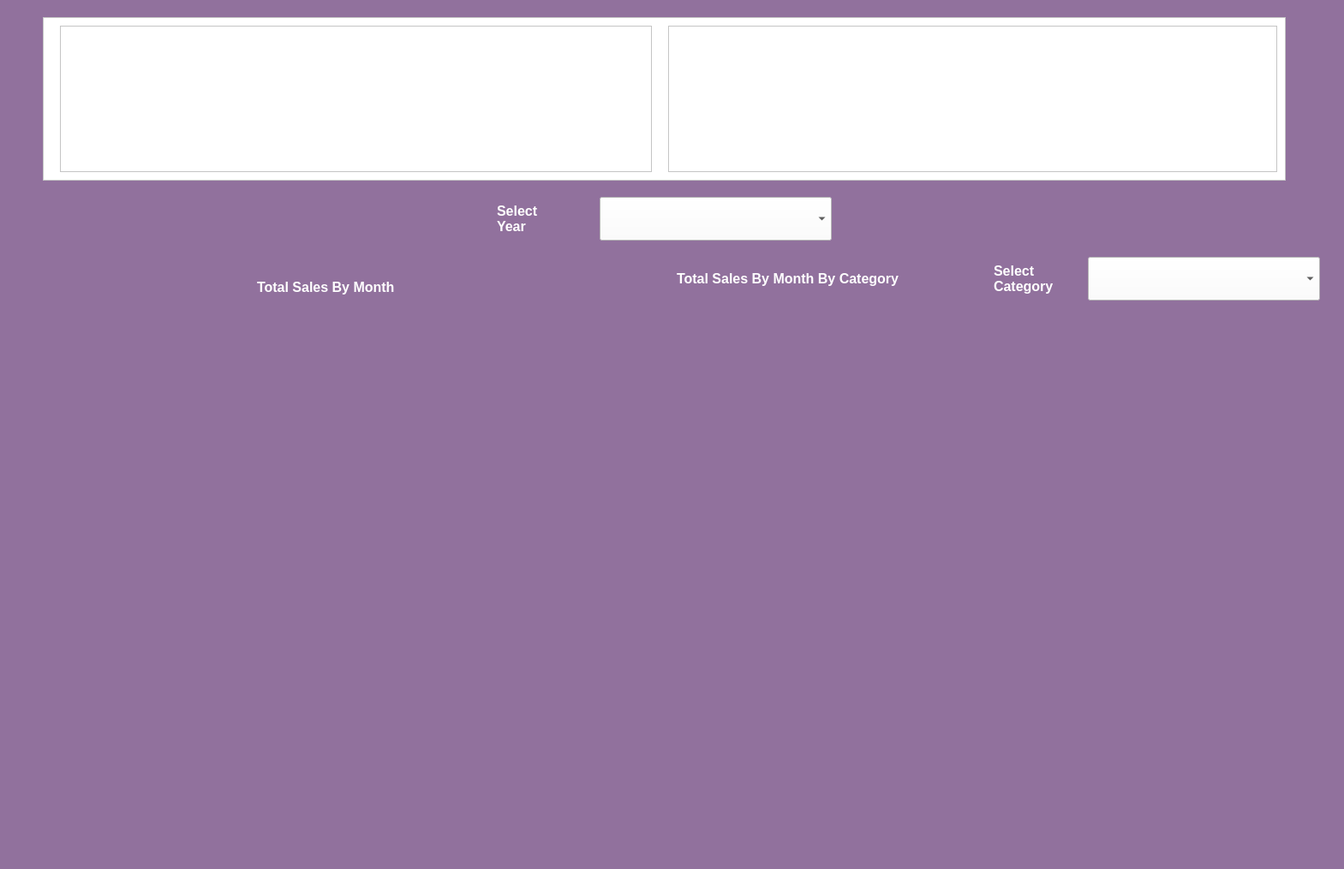
<?xml version="1.0" encoding="UTF-8"?>
<ui version="4.0">
 <class>Dialog</class>
 <widget class="QDialog" name="Dialog">
  <property name="geometry">
   <rect>
    <x>0</x>
    <y>0</y>
    <width>1569</width>
    <height>1015</height>
   </rect>
  </property>
  <property name="windowTitle">
   <string>Time Series Analysis</string>
  </property>
  <property name="styleSheet">
   <string notr="true">background-color: rgb(145, 113, 157);</string>
  </property>
  <widget class="QFrame" name="frame">
   <property name="geometry">
    <rect>
     <x>50</x>
     <y>20</y>
     <width>1451</width>
     <height>191</height>
    </rect>
   </property>
   <property name="styleSheet">
    <string notr="true">background-color: rgb(255, 255, 255);</string>
   </property>
   <property name="frameShape">
    <enum>QFrame::StyledPanel</enum>
   </property>
   <property name="frameShadow">
    <enum>QFrame::Raised</enum>
   </property>
   <widget class="QFrame" name="frame_2">
    <property name="geometry">
     <rect>
      <x>20</x>
      <y>10</y>
      <width>691</width>
      <height>171</height>
     </rect>
    </property>
    <property name="styleSheet">
     <string notr="true">background-image: url(time series_2_small.jpg);</string>
    </property>
    <property name="frameShape">
     <enum>QFrame::StyledPanel</enum>
    </property>
    <property name="frameShadow">
     <enum>QFrame::Raised</enum>
    </property>
   </widget>
   <widget class="QFrame" name="frame_3">
    <property name="geometry">
     <rect>
      <x>730</x>
      <y>10</y>
      <width>711</width>
      <height>171</height>
     </rect>
    </property>
    <property name="styleSheet">
     <string notr="true">background-image: url(customer5.jpg);</string>
    </property>
    <property name="frameShape">
     <enum>QFrame::StyledPanel</enum>
    </property>
    <property name="frameShadow">
     <enum>QFrame::Raised</enum>
    </property>
   </widget>
  </widget>
  <widget class="QLabel" name="label">
   <property name="geometry">
    <rect>
     <x>1160</x>
     <y>300</y>
     <width>101</width>
     <height>50</height>
    </rect>
   </property>
   <property name="sizePolicy">
    <sizepolicy hsizetype="Fixed" vsizetype="Preferred">
     <horstretch>0</horstretch>
     <verstretch>0</verstretch>
    </sizepolicy>
   </property>
   <property name="minimumSize">
    <size>
     <width>4</width>
     <height>0</height>
    </size>
   </property>
   <property name="palette">
    <palette>
     <active>
      <colorrole role="WindowText">
       <brush brushstyle="SolidPattern">
        <color alpha="255">
         <red>255</red>
         <green>255</green>
         <blue>255</blue>
        </color>
       </brush>
      </colorrole>
      <colorrole role="Button">
       <brush brushstyle="SolidPattern">
        <color alpha="255">
         <red>145</red>
         <green>113</green>
         <blue>157</blue>
        </color>
       </brush>
      </colorrole>
      <colorrole role="Base">
       <brush brushstyle="SolidPattern">
        <color alpha="255">
         <red>145</red>
         <green>113</green>
         <blue>157</blue>
        </color>
       </brush>
      </colorrole>
      <colorrole role="Window">
       <brush brushstyle="SolidPattern">
        <color alpha="255">
         <red>145</red>
         <green>113</green>
         <blue>157</blue>
        </color>
       </brush>
      </colorrole>
     </active>
     <inactive>
      <colorrole role="WindowText">
       <brush brushstyle="SolidPattern">
        <color alpha="255">
         <red>255</red>
         <green>255</green>
         <blue>255</blue>
        </color>
       </brush>
      </colorrole>
      <colorrole role="Button">
       <brush brushstyle="SolidPattern">
        <color alpha="255">
         <red>145</red>
         <green>113</green>
         <blue>157</blue>
        </color>
       </brush>
      </colorrole>
      <colorrole role="Base">
       <brush brushstyle="SolidPattern">
        <color alpha="255">
         <red>145</red>
         <green>113</green>
         <blue>157</blue>
        </color>
       </brush>
      </colorrole>
      <colorrole role="Window">
       <brush brushstyle="SolidPattern">
        <color alpha="255">
         <red>145</red>
         <green>113</green>
         <blue>157</blue>
        </color>
       </brush>
      </colorrole>
     </inactive>
     <disabled>
      <colorrole role="WindowText">
       <brush brushstyle="SolidPattern">
        <color alpha="255">
         <red>120</red>
         <green>120</green>
         <blue>120</blue>
        </color>
       </brush>
      </colorrole>
      <colorrole role="Button">
       <brush brushstyle="SolidPattern">
        <color alpha="255">
         <red>145</red>
         <green>113</green>
         <blue>157</blue>
        </color>
       </brush>
      </colorrole>
      <colorrole role="Base">
       <brush brushstyle="SolidPattern">
        <color alpha="255">
         <red>145</red>
         <green>113</green>
         <blue>157</blue>
        </color>
       </brush>
      </colorrole>
      <colorrole role="Window">
       <brush brushstyle="SolidPattern">
        <color alpha="255">
         <red>145</red>
         <green>113</green>
         <blue>157</blue>
        </color>
       </brush>
      </colorrole>
     </disabled>
    </palette>
   </property>
   <property name="font">
    <font>
     <pointsize>12</pointsize>
     <weight>75</weight>
     <bold>true</bold>
    </font>
   </property>
   <property name="text">
    <string>Select 
Category</string>
   </property>
  </widget>
  <widget class="QLabel" name="label_2">
   <property name="geometry">
    <rect>
     <x>300</x>
     <y>310</y>
     <width>251</width>
     <height>50</height>
    </rect>
   </property>
   <property name="sizePolicy">
    <sizepolicy hsizetype="Fixed" vsizetype="Preferred">
     <horstretch>0</horstretch>
     <verstretch>0</verstretch>
    </sizepolicy>
   </property>
   <property name="minimumSize">
    <size>
     <width>4</width>
     <height>0</height>
    </size>
   </property>
   <property name="palette">
    <palette>
     <active>
      <colorrole role="WindowText">
       <brush brushstyle="SolidPattern">
        <color alpha="255">
         <red>255</red>
         <green>255</green>
         <blue>255</blue>
        </color>
       </brush>
      </colorrole>
      <colorrole role="Button">
       <brush brushstyle="SolidPattern">
        <color alpha="255">
         <red>145</red>
         <green>113</green>
         <blue>157</blue>
        </color>
       </brush>
      </colorrole>
      <colorrole role="Base">
       <brush brushstyle="SolidPattern">
        <color alpha="255">
         <red>145</red>
         <green>113</green>
         <blue>157</blue>
        </color>
       </brush>
      </colorrole>
      <colorrole role="Window">
       <brush brushstyle="SolidPattern">
        <color alpha="255">
         <red>145</red>
         <green>113</green>
         <blue>157</blue>
        </color>
       </brush>
      </colorrole>
     </active>
     <inactive>
      <colorrole role="WindowText">
       <brush brushstyle="SolidPattern">
        <color alpha="255">
         <red>255</red>
         <green>255</green>
         <blue>255</blue>
        </color>
       </brush>
      </colorrole>
      <colorrole role="Button">
       <brush brushstyle="SolidPattern">
        <color alpha="255">
         <red>145</red>
         <green>113</green>
         <blue>157</blue>
        </color>
       </brush>
      </colorrole>
      <colorrole role="Base">
       <brush brushstyle="SolidPattern">
        <color alpha="255">
         <red>145</red>
         <green>113</green>
         <blue>157</blue>
        </color>
       </brush>
      </colorrole>
      <colorrole role="Window">
       <brush brushstyle="SolidPattern">
        <color alpha="255">
         <red>145</red>
         <green>113</green>
         <blue>157</blue>
        </color>
       </brush>
      </colorrole>
     </inactive>
     <disabled>
      <colorrole role="WindowText">
       <brush brushstyle="SolidPattern">
        <color alpha="255">
         <red>120</red>
         <green>120</green>
         <blue>120</blue>
        </color>
       </brush>
      </colorrole>
      <colorrole role="Button">
       <brush brushstyle="SolidPattern">
        <color alpha="255">
         <red>145</red>
         <green>113</green>
         <blue>157</blue>
        </color>
       </brush>
      </colorrole>
      <colorrole role="Base">
       <brush brushstyle="SolidPattern">
        <color alpha="255">
         <red>145</red>
         <green>113</green>
         <blue>157</blue>
        </color>
       </brush>
      </colorrole>
      <colorrole role="Window">
       <brush brushstyle="SolidPattern">
        <color alpha="255">
         <red>145</red>
         <green>113</green>
         <blue>157</blue>
        </color>
       </brush>
      </colorrole>
     </disabled>
    </palette>
   </property>
   <property name="font">
    <font>
     <pointsize>12</pointsize>
     <weight>75</weight>
     <bold>true</bold>
    </font>
   </property>
   <property name="text">
    <string>Total Sales By Month</string>
   </property>
  </widget>
  <widget class="QLabel" name="label_3">
   <property name="geometry">
    <rect>
     <x>790</x>
     <y>300</y>
     <width>351</width>
     <height>50</height>
    </rect>
   </property>
   <property name="sizePolicy">
    <sizepolicy hsizetype="Fixed" vsizetype="Preferred">
     <horstretch>0</horstretch>
     <verstretch>0</verstretch>
    </sizepolicy>
   </property>
   <property name="minimumSize">
    <size>
     <width>4</width>
     <height>0</height>
    </size>
   </property>
   <property name="palette">
    <palette>
     <active>
      <colorrole role="WindowText">
       <brush brushstyle="SolidPattern">
        <color alpha="255">
         <red>255</red>
         <green>255</green>
         <blue>255</blue>
        </color>
       </brush>
      </colorrole>
      <colorrole role="Button">
       <brush brushstyle="SolidPattern">
        <color alpha="255">
         <red>145</red>
         <green>113</green>
         <blue>157</blue>
        </color>
       </brush>
      </colorrole>
      <colorrole role="Base">
       <brush brushstyle="SolidPattern">
        <color alpha="255">
         <red>145</red>
         <green>113</green>
         <blue>157</blue>
        </color>
       </brush>
      </colorrole>
      <colorrole role="Window">
       <brush brushstyle="SolidPattern">
        <color alpha="255">
         <red>145</red>
         <green>113</green>
         <blue>157</blue>
        </color>
       </brush>
      </colorrole>
     </active>
     <inactive>
      <colorrole role="WindowText">
       <brush brushstyle="SolidPattern">
        <color alpha="255">
         <red>255</red>
         <green>255</green>
         <blue>255</blue>
        </color>
       </brush>
      </colorrole>
      <colorrole role="Button">
       <brush brushstyle="SolidPattern">
        <color alpha="255">
         <red>145</red>
         <green>113</green>
         <blue>157</blue>
        </color>
       </brush>
      </colorrole>
      <colorrole role="Base">
       <brush brushstyle="SolidPattern">
        <color alpha="255">
         <red>145</red>
         <green>113</green>
         <blue>157</blue>
        </color>
       </brush>
      </colorrole>
      <colorrole role="Window">
       <brush brushstyle="SolidPattern">
        <color alpha="255">
         <red>145</red>
         <green>113</green>
         <blue>157</blue>
        </color>
       </brush>
      </colorrole>
     </inactive>
     <disabled>
      <colorrole role="WindowText">
       <brush brushstyle="SolidPattern">
        <color alpha="255">
         <red>120</red>
         <green>120</green>
         <blue>120</blue>
        </color>
       </brush>
      </colorrole>
      <colorrole role="Button">
       <brush brushstyle="SolidPattern">
        <color alpha="255">
         <red>145</red>
         <green>113</green>
         <blue>157</blue>
        </color>
       </brush>
      </colorrole>
      <colorrole role="Base">
       <brush brushstyle="SolidPattern">
        <color alpha="255">
         <red>145</red>
         <green>113</green>
         <blue>157</blue>
        </color>
       </brush>
      </colorrole>
      <colorrole role="Window">
       <brush brushstyle="SolidPattern">
        <color alpha="255">
         <red>145</red>
         <green>113</green>
         <blue>157</blue>
        </color>
       </brush>
      </colorrole>
     </disabled>
    </palette>
   </property>
   <property name="font">
    <font>
     <pointsize>12</pointsize>
     <weight>75</weight>
     <bold>true</bold>
    </font>
   </property>
   <property name="text">
    <string>Total Sales By Month By Category</string>
   </property>
  </widget>
  <widget class="QWidget" name="verticalLayoutWidget">
   <property name="geometry">
    <rect>
     <x>40</x>
     <y>360</y>
     <width>741</width>
     <height>641</height>
    </rect>
   </property>
   <layout class="QVBoxLayout" name="graph_layout">
    <property name="spacing">
     <number>2</number>
    </property>
   </layout>
  </widget>
  <widget class="QComboBox" name="categoryMenu">
   <property name="geometry">
    <rect>
     <x>1270</x>
     <y>300</y>
     <width>271</width>
     <height>51</height>
    </rect>
   </property>
   <property name="font">
    <font>
     <pointsize>12</pointsize>
     <weight>75</weight>
     <bold>true</bold>
    </font>
   </property>
   <property name="styleSheet">
    <string notr="true">background-color: rgb(255, 255, 255);</string>
   </property>
  </widget>
  <widget class="QWidget" name="verticalLayoutWidget_2">
   <property name="geometry">
    <rect>
     <x>810</x>
     <y>360</y>
     <width>741</width>
     <height>641</height>
    </rect>
   </property>
   <layout class="QVBoxLayout" name="graph_layout_2">
    <property name="spacing">
     <number>2</number>
    </property>
   </layout>
  </widget>
  <widget class="QLabel" name="label_4">
   <property name="geometry">
    <rect>
     <x>580</x>
     <y>220</y>
     <width>101</width>
     <height>71</height>
    </rect>
   </property>
   <property name="sizePolicy">
    <sizepolicy hsizetype="Fixed" vsizetype="Preferred">
     <horstretch>0</horstretch>
     <verstretch>0</verstretch>
    </sizepolicy>
   </property>
   <property name="minimumSize">
    <size>
     <width>4</width>
     <height>0</height>
    </size>
   </property>
   <property name="palette">
    <palette>
     <active>
      <colorrole role="WindowText">
       <brush brushstyle="SolidPattern">
        <color alpha="255">
         <red>255</red>
         <green>255</green>
         <blue>255</blue>
        </color>
       </brush>
      </colorrole>
      <colorrole role="Button">
       <brush brushstyle="SolidPattern">
        <color alpha="255">
         <red>145</red>
         <green>113</green>
         <blue>157</blue>
        </color>
       </brush>
      </colorrole>
      <colorrole role="Base">
       <brush brushstyle="SolidPattern">
        <color alpha="255">
         <red>145</red>
         <green>113</green>
         <blue>157</blue>
        </color>
       </brush>
      </colorrole>
      <colorrole role="Window">
       <brush brushstyle="SolidPattern">
        <color alpha="255">
         <red>145</red>
         <green>113</green>
         <blue>157</blue>
        </color>
       </brush>
      </colorrole>
     </active>
     <inactive>
      <colorrole role="WindowText">
       <brush brushstyle="SolidPattern">
        <color alpha="255">
         <red>255</red>
         <green>255</green>
         <blue>255</blue>
        </color>
       </brush>
      </colorrole>
      <colorrole role="Button">
       <brush brushstyle="SolidPattern">
        <color alpha="255">
         <red>145</red>
         <green>113</green>
         <blue>157</blue>
        </color>
       </brush>
      </colorrole>
      <colorrole role="Base">
       <brush brushstyle="SolidPattern">
        <color alpha="255">
         <red>145</red>
         <green>113</green>
         <blue>157</blue>
        </color>
       </brush>
      </colorrole>
      <colorrole role="Window">
       <brush brushstyle="SolidPattern">
        <color alpha="255">
         <red>145</red>
         <green>113</green>
         <blue>157</blue>
        </color>
       </brush>
      </colorrole>
     </inactive>
     <disabled>
      <colorrole role="WindowText">
       <brush brushstyle="SolidPattern">
        <color alpha="255">
         <red>120</red>
         <green>120</green>
         <blue>120</blue>
        </color>
       </brush>
      </colorrole>
      <colorrole role="Button">
       <brush brushstyle="SolidPattern">
        <color alpha="255">
         <red>145</red>
         <green>113</green>
         <blue>157</blue>
        </color>
       </brush>
      </colorrole>
      <colorrole role="Base">
       <brush brushstyle="SolidPattern">
        <color alpha="255">
         <red>145</red>
         <green>113</green>
         <blue>157</blue>
        </color>
       </brush>
      </colorrole>
      <colorrole role="Window">
       <brush brushstyle="SolidPattern">
        <color alpha="255">
         <red>145</red>
         <green>113</green>
         <blue>157</blue>
        </color>
       </brush>
      </colorrole>
     </disabled>
    </palette>
   </property>
   <property name="font">
    <font>
     <pointsize>12</pointsize>
     <weight>75</weight>
     <bold>true</bold>
    </font>
   </property>
   <property name="text">
    <string>Select 
Year</string>
   </property>
  </widget>
  <widget class="QComboBox" name="yearMenu">
   <property name="geometry">
    <rect>
     <x>700</x>
     <y>230</y>
     <width>271</width>
     <height>51</height>
    </rect>
   </property>
   <property name="font">
    <font>
     <pointsize>12</pointsize>
     <weight>75</weight>
     <bold>true</bold>
    </font>
   </property>
   <property name="styleSheet">
    <string notr="true">background-color: rgb(255, 255, 255);</string>
   </property>
  </widget>
 </widget>
 <resources>
  <include location="test.qrc"/>
 </resources>
 <connections/>
</ui>
